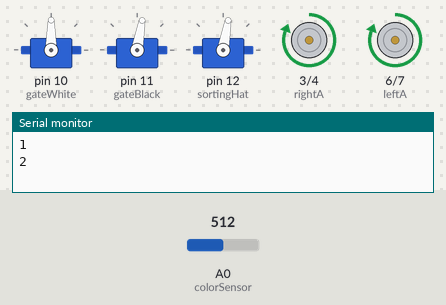
A sketch run on a simulated Arduino Uno, built with avr-gcc and run on an emulated ATmega328P. Shown: 3 × servo, motor-driver pin pairs drawn as motors (green arrow = first pin HIGH = forward, orange = second pin HIGH = backward, longer = more drive), the last lines printed to the serial monitor. Inputs (shaded band) come from the test bench; at power-on: A0 (colorSensor) = 512.

Above: at 1.8 s.
1.9 s: A0 (colorSensor) set to 209
At 2.3 s:
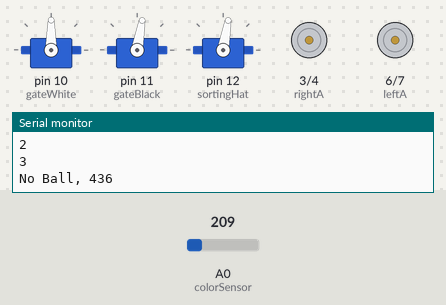
4.9 s: A0 (colorSensor) set to 183
At 6.15 s:
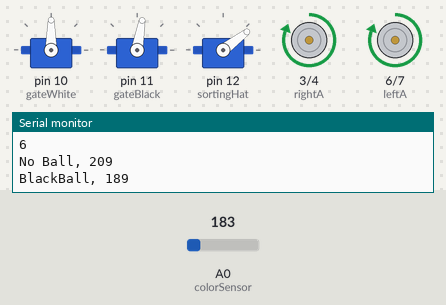
7.9 s: A0 (colorSensor) set to 24
At 10.82 s:
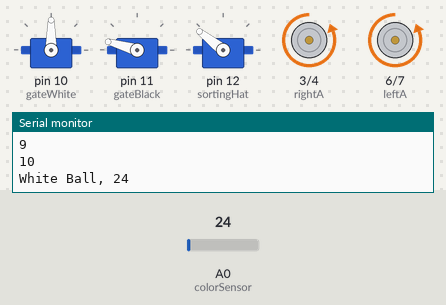
10.9 s: A0 (colorSensor) set to 45
At 13.1 s:
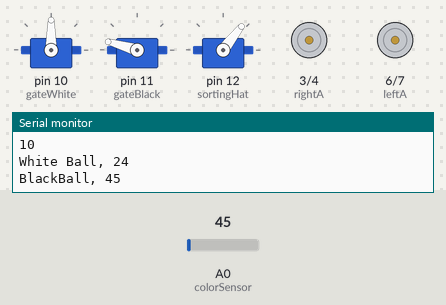
13.9 s: A0 (colorSensor) set to 20
16.9 s: A0 (colorSensor) set to 40
Timing chart, 0 to 24.8 s (numbered marks = the images above; inputs shaded):
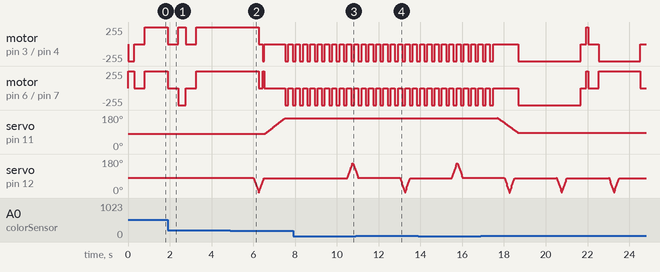

The sketch:

Milestone_Final_Aggressive.ino
```cpp
/*
  Alex Stein and Megan Keeler
  Mechatronics Milestone 5
  Matthew Stein

  This program uses three Finite State Machines: Sorting, Driving, and Dumping. This is done using millis, so a lot of the code is
  meant for setting start times and checking what state something is in.
  Sorter: Detects color and sorts between black, white, and no ball
  Driving: Moves the robot around the playing feild in a set order
  Dumping: When it gets a dump command from the Driver, lifts or lowers one of the two gates to dump balls or reset gate

*/

#include <Servo.h>

Servo sortingHat; //Pin 12
Servo gateBlack; //Pin 10
Servo gateWhite; //Pin 11

//Motor Wire Constants(things that won't be changing)
const int leftA =  6;      // Left Motor A pin
const int leftB =  7;      // Left Motor B pin
const int rightA =  3;      // Right Motor A pin
const int rightB =  4;      // Right Motor B pin

//Motor State Variables
int motorState=0; //Controls the plan for the robot to follow
unsigned long startTime=0; //When a state begins
long wiggleTimer=0; //when the wiggle begins
int numberOfWiggles=0; //counts how many wiggles have happened
long beepBeepTimer=0; //when the backing up begins
int beepBeeps=0; //counts how many beeps have happened
long wallSpinLeftTimer=0; //when the spin left at intervals begins
int numberOfSpinLefts=0; //count how many spin lefts have happened
long wallSpinRightTimer=0; //when the spin right at intervals begins
int numberOfSpinRights=0; //count how many spin rights have happened

//Sorting Hat Variables
const int colorSensor = A0;
long avgRead =0; //Average reading from color sensor
int numOfReads=4; //How many reads color sensor will take before determining a ball color
int currentReads=1; //What read it is currently on
unsigned long readingInterval=500; //Time interval between reads
unsigned long startReadTime=0; //Millis purposes

//Sorting Hat Turning Variables
const int sortingCenter=80; // Center position for the sorter
boolean blackBallSensed=false;//black ball is being moved to black dumpster
boolean whiteBallSensed=false;//white ball is being moved to white dumpster
unsigned long servoTurnInterval = 250;//milliseconds it takes to rotate 90 degrees
unsigned long startTurnTime=0; //start of when ball starts turning

//Dumpster Switches
const int whiteCenter =90; //Center position of white servo
const int blackCenter =80; //Center position of black servo
boolean dumpingWhiteBalls = false; //White gate is currently going down
boolean dumpingBlackBalls = false; //Black gate is currently going down
boolean liftingWhiteBalls = false; //White gate is currently going up
boolean liftingBlackBalls = false; //Black gate is currently going up
unsigned long servoDumpInterval = 1000; //Time it takes to dump
unsigned long servoLiftInterval = 1000; //Time it takes to lift
unsigned long startDumpingTime=0; //start time for dumping
unsigned long startLiftingTime=0; //start time for lifting
int pos=0;


void setup() {
  // set the digital pin as output:
  pinMode(leftA, OUTPUT);
  pinMode(leftB, OUTPUT);
  pinMode(rightA, OUTPUT);
  pinMode(rightB, OUTPUT);

  pinMode (colorSensor, INPUT);
  Serial.begin(9600);

  gateWhite.attach(10);// attaches the servo on pin 11 to the White Gate Servo
  gateBlack.attach(11);// attaches the servo on pin 10 to the Black Gate Servo
  sortingHat.attach(12);// attaches the servo on pin 12 to the Sorting Hat Servo
  sortingHat.write(sortingCenter); //moves servo to center pos
  gateWhite.write(whiteCenter); //moves servo to center pos
  gateBlack.write(blackCenter);//moves servo to center pos


  changeMotorState(); //Start movement
}

void loop() {
  Sorting();
  Moving();
  Dumping();
  /*Serial.print(analogRead(colorSensor));
  Serial.print(", ");
  Serial.println(currentReads);*/

}
```

GateFunctions.ino
```cpp
//DUMPSTER FUNCTIONS
void Dumping(){
  if(dumpingWhiteBalls==true)
  {dumpWhiteBalls(millis()-startDumpingTime);} //Dump white balls
  else if(liftingWhiteBalls==true)
  {liftWhiteBalls(millis()-startLiftingTime);} //Lift white gate

  if (dumpingBlackBalls==true)
  {dumpBlackBalls(millis()-startDumpingTime);} //Dump black balls
  else if(liftingBlackBalls==true)
  {liftBlackBalls(millis()-startLiftingTime);} //Lift black gate
}

void dumpBalls(int s){
  if(s==1)//Dump White
  {
    dumpingWhiteBalls=true;
    startDumpingTime=millis(); //Set start time
  }
  else if(s==2)
  {
    liftingWhiteBalls=true;
    startLiftingTime=millis();
  }
  else if(s==3) //Dump Black
  {
    dumpingBlackBalls=true;
    startDumpingTime=millis(); //Set start time
  }
  else if(s==4) //Lift Black
  {
    liftingBlackBalls=true;
    startLiftingTime=millis(); //Set start time
  }
}

//WHITE
void dumpWhiteBalls(long i){
  if(i<servoDumpInterval) // goes from 90 degrees to 0 degrees
  {
    gateWhite.write(whiteCenter-i*(whiteCenter-5)/servoDumpInterval);   // tell servo to go to position by time divided by time interval
  }
  else
  {
    dumpingWhiteBalls=false; //No longer dumping
  }
}

void liftWhiteBalls(long i){
  if(i<servoLiftInterval) // goes from 0 to 90 degrees
  {
    gateWhite.write(5+i*whiteCenter/servoLiftInterval);  // tell servo to go to position by time divided by time interval
  }
  else
  {
    liftingWhiteBalls=false; //No longer lifting
  }
}

//BLACK
void dumpBlackBalls(long i){
  if(i<servoDumpInterval) // goes from 90 degrees to 190 degrees
  {
    gateBlack.write(blackCenter+i*(180-blackCenter-15)/servoDumpInterval);  // tell servo to go to position by time divided by time interval
  }
  else
  {
    dumpingBlackBalls=false; //No longer dumping
  }
}

void liftBlackBalls(long i) // goes from 190 degrees to 90 degrees
{
  if(i<servoLiftInterval)
  {
    pos =(180-15)-i*blackCenter/servoLiftInterval;
    gateBlack.write(pos);  // tell servo to go to position by time divided by time interval
    //Serial.println(pos);
  }
  else
  {
    liftingBlackBalls=false; //No longer lifting
  }
}
```

MotorControlFunctions.ino
```cpp
//Alex Stein and Megan Keeler
//Set Motor control functions for robot.
//Motor control functions...do not change!!
void platformStop() //Stop robot
{
  leftStop();
  rightStop();
}
void platformBackward () //Robot moves backwards
{
  leftBackward();
  rightBackward();
}
void platformSpinRight(){ //Robot turns to the right
  leftForward();
  rightBackward();
}
void platformSpinLeft(){ //Robot turns to the left
  leftBackward();
  rightForward();
}
void platformForward(){ //Robot goes forward
  leftForward();
  rightForward();
}

//Individual Wheel Functions
//Left Wheel
void leftBackward()
{
      digitalWrite(leftA, LOW);
      digitalWrite(leftB, HIGH);
}

void leftStop()
{
      digitalWrite(leftA, LOW);
      digitalWrite(leftB, LOW);
}

void leftForward()
{
      digitalWrite (leftA, HIGH);
      digitalWrite (leftB, LOW);
}

//Right Wheel
void rightBackward()
{
      digitalWrite(rightA, LOW);
      digitalWrite(rightB, HIGH);
}

void rightStop()
{
      digitalWrite(rightA, LOW);
      digitalWrite(rightB, LOW);
}

void rightForward()
{
      digitalWrite (rightA, HIGH);
      digitalWrite (rightB, LOW);
}
```

SortingFunctions.ino
```cpp
//SORTING FUNCTIONS
void Sorting(){
  if(blackBallSensed) //Currently sorting a black ball
  {
    BlackBallSorting(millis()-startTurnTime);
  }
  else if (whiteBallSensed) //Currently sorting a white ball
  {
    WhiteBallSorting(millis()-startTurnTime);
  }
  else if (millis()-startReadTime>readingInterval*currentReads) //Checks number of times before having a final read
  {
    avgRead += analogRead(colorSensor);
    if(currentReads==numOfReads)//Last read?
    {
      avgRead=avgRead/(numOfReads); //get actual read value
      if(analogRead(colorSensor)<=30 && avgRead>30)//This is the case in which a white ball arrives late to sorting.
      {                                            //Instead of reading nothing for the first two readings and then reading white
        currentReads=0;                            //at the end and getting an average value of black, it just does another reading.
        avgRead=0;
        startReadTime=millis();
      }
      else if (avgRead<=30){ //Reads White Ball.
        Serial.print("White Ball");
        Serial.print(", ");
        Serial.println(avgRead);
        whiteBallSensed=true;
        startTurnTime =millis();
      }
      else if (avgRead>30 && avgRead<=200){ //Black Ball Sensed
        Serial.print("BlackBall");
        Serial.print(", ");
        Serial.println(avgRead);
        blackBallSensed=true;
        startTurnTime = millis();
      }
      else if(avgRead>200){ //No Ball Sensed
        Serial.print("No Ball");
        Serial.print(", ");
        Serial.println(avgRead);
      }
      currentReads=0; //reset number of reads, time, and average
      avgRead=0;
      startReadTime=millis();
    }
    currentReads++;
  }
}

void BlackBallSorting(long i){
  //This is the black ball state.  If the ball is black, this state will be signalled and then it will sweep the servo to the right.
  if(i<servoTurnInterval) // goes from 90 degrees to 0 degrees
  {
    sortingHat.write(sortingCenter-i*sortingCenter/servoTurnInterval);              // tell servo to go to position by time divided by time interval
  }
  else if(i<servoTurnInterval*2)    // goes from 0 degrees to 90 degrees
  {
    sortingHat.write((i-servoTurnInterval)*sortingCenter/servoTurnInterval);              // tell servo to go to position by time divided by time interval
  }
  else
  {
    startReadTime=millis();
    blackBallSensed=false; //No longer sorting
  }
}

void WhiteBallSorting(long i){
  //This is the white ball state.  If the ball is white, this state will be signalled and then it will sweep the servo to the left.
  if(i<servoTurnInterval) // goes from 90 degrees to 180 degrees
  {
    sortingHat.write(sortingCenter+i*sortingCenter/servoTurnInterval);              // tell servo to go to position by time divided by time interval
  }
  else if(i<servoTurnInterval*2)    // goes from 180 degrees to 90 degrees
  {
    sortingHat.write(sortingCenter*2-(i-servoTurnInterval)*sortingCenter/servoTurnInterval);              // tell servo to go to position by time divided by time interval
  }
  else
  {
    startReadTime=millis();
    whiteBallSensed=false; //No longer sorting
  }
}
```

Source omitted: MovingFunctions.ino (13432 bytes)

Measured:
- the behaviour switches between 201 and 200 on A0 (colorSensor) (found by bisection; images 1 and 2)
